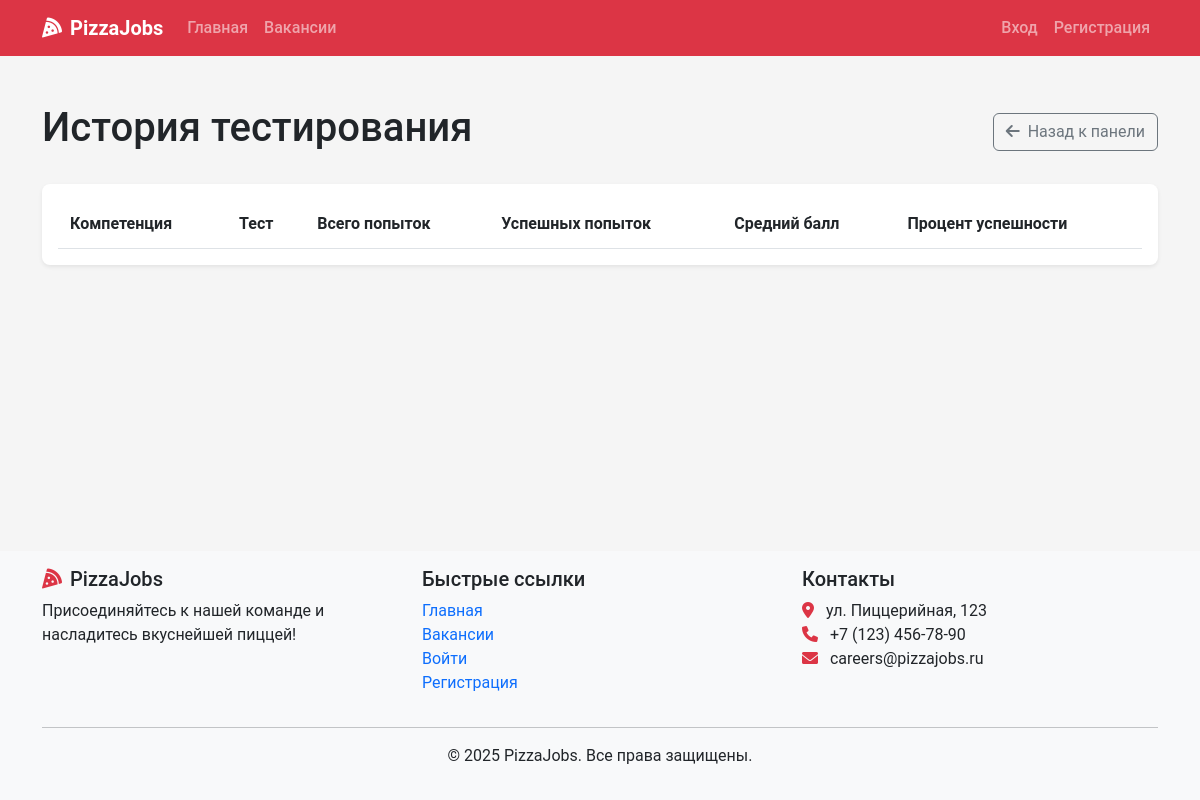
The app's page /hr/test-statistics/, older data.
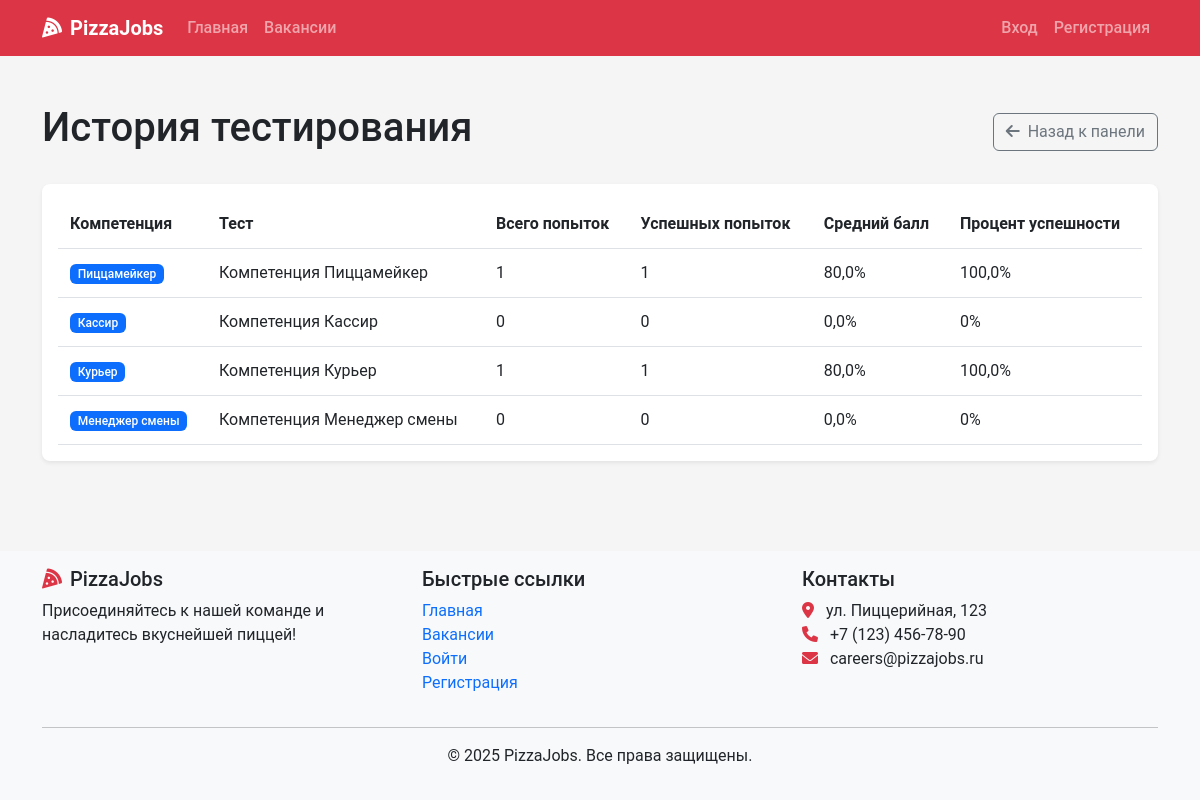
The same page, newer data.
### recruitment/models.py (models this page shows, shortened)
class Test(models.Model):
    position_type = models.OneToOneField(PositionType, on_delete=models.CASCADE, related_name='test')
    title = models.CharField(max_length=200)
    description = models.TextField()
    time_limit = models.IntegerField(help_text="Time limit in minutes")
    passing_score = models.IntegerField(default=70)
    is_active = models.BooleanField(default=True)

class PositionType(models.Model):
    title = models.CharField(max_length=100, unique=True)
    description = models.TextField()

### recruitment/views.py (the view)
# urls.py: path('hr/test-statistics/', views.test_statistics, name='test_statistics'),
def test_statistics(request):
    tests = Test.objects.all()
    total_attempts = TestAttempt.objects.count()
    passed_attempts = TestAttempt.objects.filter(passed=True).count()
    statistics = {
        'total_attempts': total_attempts,
        'passed_attempts': passed_attempts,
        'success_rate': (passed_attempts * 100 / total_attempts) if total_attempts > 0 else 0,
        'tests_data': []
    }
    for test in tests:
        test_attempts = test.attempts.all()
        total = test_attempts.count()
        passed = test_attempts.filter(passed=True).count()
        statistics['tests_data'].append({
            'test': test,
            'total_attempts': total,
            'passed_attempts': passed,
            'success_rate': (passed * 100 / total) if total > 0 else 0,
            'avg_score': test_attempts.aggregate(Avg('score'))['score__avg'] or 0
        })
    return render(request, 'hr/test_statistics.html', {'statistics': statistics})

### recruitment/context_processors.py (called while the page is built)
def notifications_processor(request):
    if request.user.is_authenticated:
        unread_count = Notification.objects.filter(user=request.user, read=False).count()
        latest_notifs = Notification.objects.filter(user=request.user).order_by('-created_at')[:5]
    else:
        unread_count = 0
        latest_notifs = []
    return {
        'unread_count': unread_count,
        'latest_notifications': latest_notifs,
    }

### templates/hr/test_statistics.html (shortened to what this page needs)
{% extends 'base.html' %}
{% block content %}
<div class="container py-4">
    <div class="d-flex justify-content-between align-items-center mb-4">
        <h1>История тестирования</h1>
        <a href="{% url 'hr_dashboard' %}" class="btn btn-outline-secondary">
            <i class="fas fa-arrow-left me-2"></i>Назад к панели
        </a>
    </div>
    <div class="card shadow">
        <div class="card-body">
            <div class="table-responsive">
                <table class="table">
                    <thead>
                        <tr>
                            <th>Компетенция</th>
                            <th>Тест</th>
                            <th>Всего попыток</th>
                            <th>Успешных попыток</th>
                            <th>Средний балл</th>
                            <th>Процент успешности</th>
                        </tr>
                    </thead>
                    <tbody>
                        {% for data in statistics.tests_data %}
                        <tr>
                            <td><span class="badge bg-primary">{{ data.test.position_type.title }}</span></td>
                            <td>{{ data.test.title }}</td>
                            <td>{{ data.total_attempts }}</td>
                            <td>{{ data.passed_attempts }}</td>
                            <td>{{ data.avg_score|floatformat:1 }}%</td>
                            <td>
                                {% if data.total_attempts > 0 %}
                                    {{ data.success_rate|floatformat:1 }}%
                                {% else %}
                                    0%
                                {% endif %}
                            </td>
                        </tr>
                        {% endfor %}
                    </tbody>
                </table>
            </div>
        </div>
    </div>
</div>
{% endblock %}

Row changes from the older to the newer data that the page shows:
added Test: test.position_type "Пиццамейкер", test "Компетенция Пиццамейкер", total_attempts "1", passed_attempts "1", avg_score "80,0", success_rate "100,0"
added Test: test.position_type "Кассир", test "Компетенция Кассир", total_attempts "0", passed_attempts "0", avg_score "0,0", shows "0%"
added Test: test.position_type "Курьер", test "Компетенция Курьер", total_attempts "1", passed_attempts "1", avg_score "80,0", success_rate "100,0"
added Test: test.position_type "Менеджер смены", test "Компетенция Менеджер смены", total_attempts "0", passed_attempts "0", avg_score "0,0", shows "0%"
